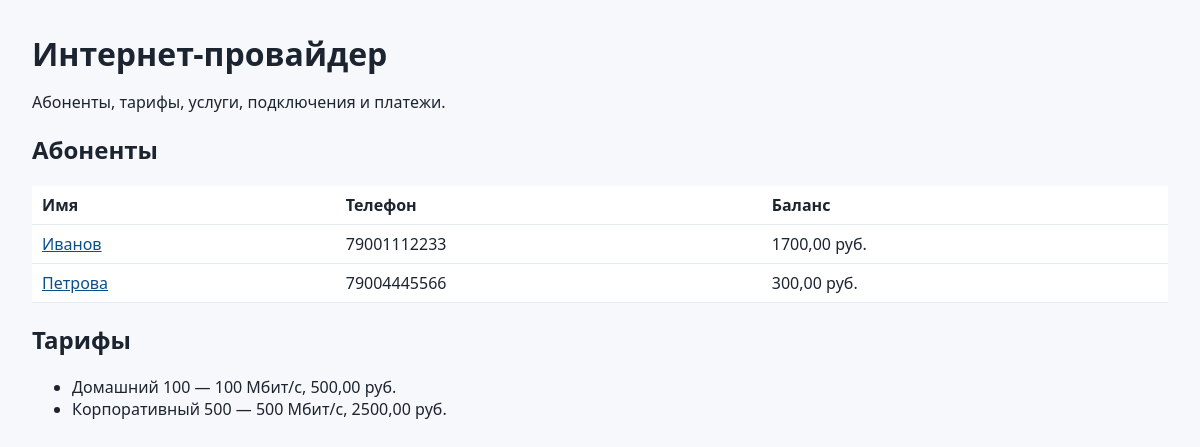
The page / on the database its author committed.
### billing/models.py (models this page shows, shortened)
class Client(models.Model):
    name = models.CharField("имя", max_length=120)
    phone = models.CharField("телефон", max_length=20)
    balance = models.DecimalField("баланс", max_digits=10, decimal_places=2, default=0)

class Tariff(models.Model):
    name = models.CharField("название", max_length=120)
    speed = models.PositiveIntegerField("скорость, Мбит/с")
    price = models.DecimalField("цена", max_digits=10, decimal_places=2)

### billing/views.py (the view)
# urls.py: path("", views.index, name="index"),
def index(request):
    return render(request, "billing/index.html", {
        "clients": Client.objects.all(),
        "tariffs": Tariff.objects.all(),
        "services": Service.objects.all(),
    })

### templates/billing/index.html (shortened to what this page needs)
<!DOCTYPE html>
<html lang="ru">
<head>
</head>
<body>
  <h1>Интернет-провайдер</h1>
  <p>Абоненты, тарифы, услуги, подключения и платежи.</p>
  <h2>Абоненты</h2>
  <table>
    <tr><th>Имя</th><th>Телефон</th><th>Баланс</th></tr>
    {% for client in clients %}
    <tr>
      <td><a href="{% url 'client' client.id %}">{{ client.name }}</a></td>
      <td>{{ client.phone }}</td>
      <td>{{ client.balance }} руб.</td>
    </tr>
    {% endfor %}
  </table>
  <h2>Тарифы</h2>
  <ul>
    {% for tariff in tariffs %}
    <li>{{ tariff.name }} — {{ tariff.speed }} Мбит/с, {{ tariff.price }} руб.</li>
    {% endfor %}
  </ul>
</body>
</html>

### templates/billing/index.html (style rules this page uses)
body { font-family: Segoe UI, sans-serif; margin: 32px; background: #f6f8fb; color: #1c2430; }
a { color: #0b4f8a; }
table { border-collapse: collapse; background: white; width: 100%; }
th, td { border-bottom: 1px solid #e5ebf2; padding: 8px 10px; text-align: left; }
h1 { margin-bottom: 4px; }

### rows shown on the page
Client: name "Иванов", phone "79001112233", balance "1700,00"
Client: name "Петрова", phone "79004445566", balance "300,00"
Tariff: name "Домашний 100", speed "100", price "500,00"
Tariff: name "Корпоративный 500", speed "500", price "2500,00"
